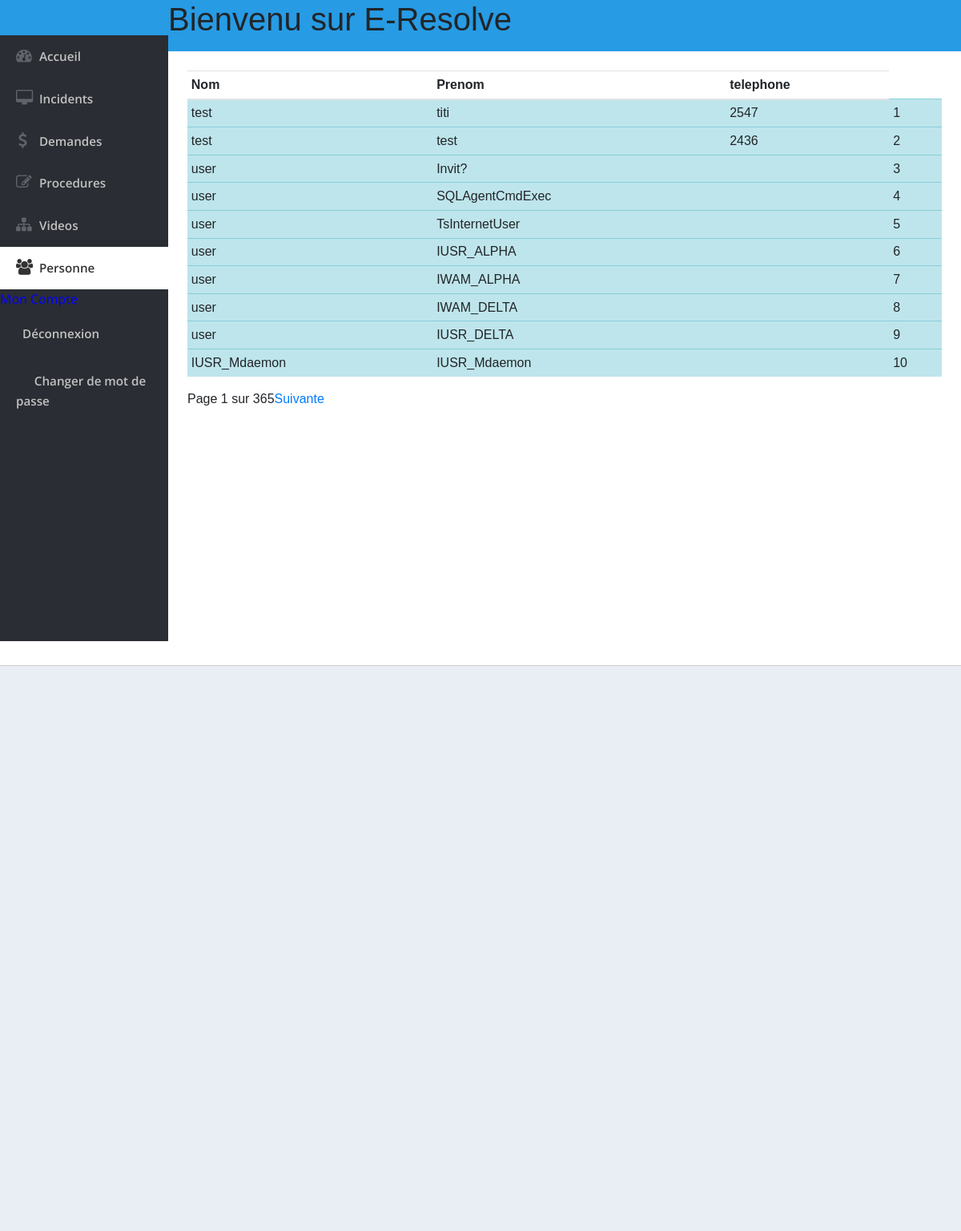
Screenshot of /home/personne/ (signed in) with the database file from the repository.
### Resolve/models/personne.py (models this page shows)
class Personne(models.Model):
    date_mise_a_jour = models.DateField(verbose_name="date de mise a jour", auto_now=True)
    prenom = models.CharField(max_length=30)
    nom = models.CharField(max_length=30)
    telephone = models.CharField(max_length=10)
    lieu = models.CharField(max_length=30, blank=True)
    date_mise_a_jour = models.DateField(verbose_name="Date d'inscription ", auto_now_add=True)

### Resolve/views/personne.py (the view)
# urls.py: path("personne/", personne.personne_list2, name="personne"),
@login_required
def personne_list2(request):
    selected = "personne"
    personne_list = Personne.objects.all()
    paginator = Paginator(personne_list.order_by('date_mise_a_jour'), 10)
    try:
        page = request.GET.get("page")
        if not page:
            page = 1
            personne_list = paginator.page(page)
    except EmptyPage:
        personne_list = paginator.page(paginator.num_pages())
    return render(request, "resolve/personne/personne_list.html", locals())

### templates/resolve/personne/personne_list.html (shortened to what this page needs)
{% extends "resolve/base.html" %}
{% block content %}
<div class="table-responsive-sm p-4">
    <table class="table table-sm">
        <thead>
        <tr>
            <th scope="col">Nom</th>
            <th scope="col">Prenom</th>
            <th scope="col">telephone</th>
        </tr>
        </thead>
        <tbody>
        {% for personne in personne_list%}
        <tr class="table-info">
            <td>{{personne.nom}}</td>
            <td>{{personne.prenom}}</td>
            <td>{{personne.telephone}}</td>
            <td>{{personne.id}}</td>
        </tr>
        {% endfor %}
        </tbody>
    </table>
    <div class="pagination">
        <span class="current">
            Page {{ personne_list.number }} sur {{ personne_list.paginator.num_pages }}
        </span>
        {% if personne_list.has_next %}
        <a href=" {% url 'personne'%}?page={{personne_list.next_page_number}}">Suivante</a>
        {% endif %}
    </div>
</div>
{% endblock %}

### Resolve/static/css/base.css (style rules this page uses)
html, body { font-family: 'Open Sans', sans-serif; height: 100%; }
body { background: #FFFFFF; height: 100%; }
a { text-decoration: none; }

### rows the page displays
Personne: nom "test", prenom "titi", telephone "2547", id "1"
Personne: nom "test", prenom "test", telephone "2436", id "2"
Personne: nom "user", prenom "Invit?", id "3"
Personne: nom "user", prenom "SQLAgentCmdExec", id "4"
Personne: nom "user", prenom "TsInternetUser", id "5"
Personne: nom "user", prenom "IUSR_ALPHA", id "6"
Personne: nom "user", prenom "IWAM_ALPHA", id "7"
Personne: nom "user", prenom "IWAM_DELTA", id "8"
Personne: nom "user", prenom "IUSR_DELTA", id "9"
Personne: nom "IUSR_Mdaemon", prenom "IUSR_Mdaemon", id "10"

### other values shown
{{ personne_list.number }} "1"
{{ personne_list.paginator.num_pages }} "365"
